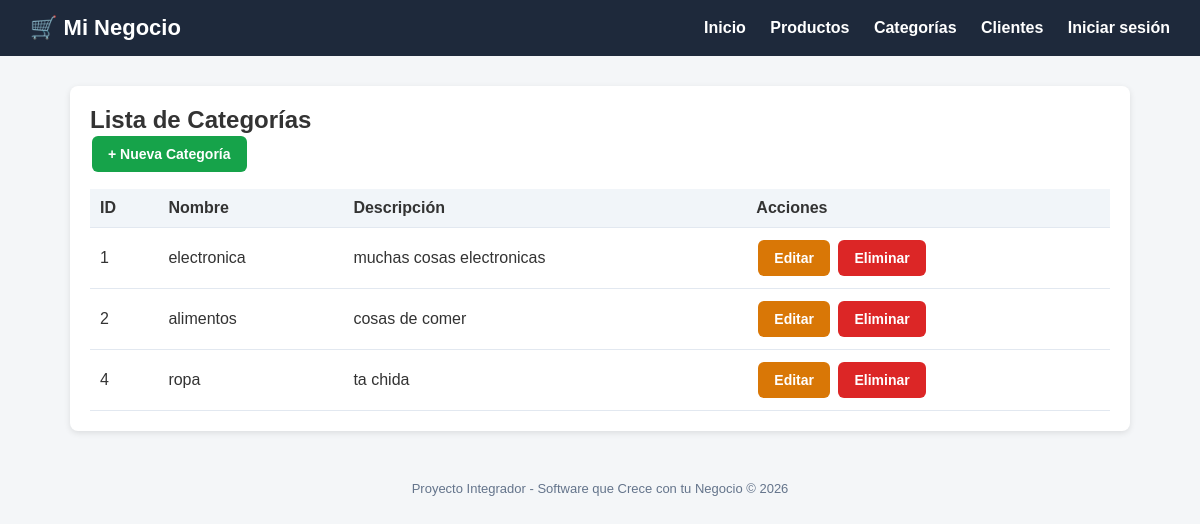
Page /categorias/ on the committed database.
### tienda/models.py (models this page shows, shortened)
class Categoria(models.Model):
    nombre = models.CharField(max_length=100)
    descripcion = models.TextField(blank=True, null=True)
    class Meta:
        verbose_name = "Categoria"
        verbose_name_plural = "Categorías"

### tienda/views.py (the view)
# urls.py: path('categorias/', views.lista_categorias, name='lista_categorias'),
def lista_categorias(request):
    categorias = Categoria.objects.all()
    return render(request, 'tienda/categorias/lista.html', {'categorias': categorias})

### tienda/templates/tienda/categorias/lista.html (shortened to what this page needs)
{% extends 'base.html' %}
{% block content %}
<div class="card">
    <h2>Lista de Categorías</h2>
    <a href="{% url 'crear_categoria' %}" class="btn btn-success">+ Nueva Categoría</a>
    <table>
        <thead>
            <tr><th>ID</th><th>Nombre</th><th>Descripción</th><th>Acciones</th></tr>
        </thead>
        <tbody>
            {% for categoria in categorias %}
            <tr>
                <td>{{ categoria.id }}</td>
                <td>{{ categoria.nombre }}</td>
                <td>{{ categoria.descripcion|default:"-" }}</td>
                <td>
                    <a href="{% url 'editar_categoria' categoria.pk %}" class="btn btn-warning">Editar</a>
                    <a href="{% url 'eliminar_categoria' categoria.pk %}" class="btn btn-danger">Eliminar</a>
                </td>
            </tr>
            {% empty %}
            <tr><td colspan="4">No hay categorías registradas.</td></tr>
            {% endfor %}
        </tbody>
    </table>
</div>
{% endblock %}

### templates/base.html (style rules this page uses)
* { margin: 0; padding: 0; box-sizing: border-box; }
body { font-family: Arial, sans-serif; background: #f4f6f8; color: #333; }
.card { background: #fff; border-radius: 8px; padding: 20px; box-shadow: 0 2px 6px rgba(0,0,0,0.1); margin-bottom: 20px; }
.btn { display: inline-block; padding: 10px 16px; border-radius: 6px; text-decoration: none; color: #fff; font-weight: bold; border: none; cursor: pointer; font-size: 14px; margin: 2px; }
.btn-success { background: #16a34a; }
.btn-danger { background: #dc2626; }
.btn-warning { background: #d97706; }
table { width: 100%; border-collapse: collapse; margin-top: 15px; }
th, td { padding: 10px; text-align: left; border-bottom: 1px solid #e2e8f0; }
th { background: #f1f5f9; }

### rows in the picture
Categoria: id "1", nombre "electronica", descripcion "muchas cosas electronicas"
Categoria: id "2", nombre "alimentos", descripcion "cosas de comer"
Categoria: id "4", nombre "ropa", descripcion "ta chida"
